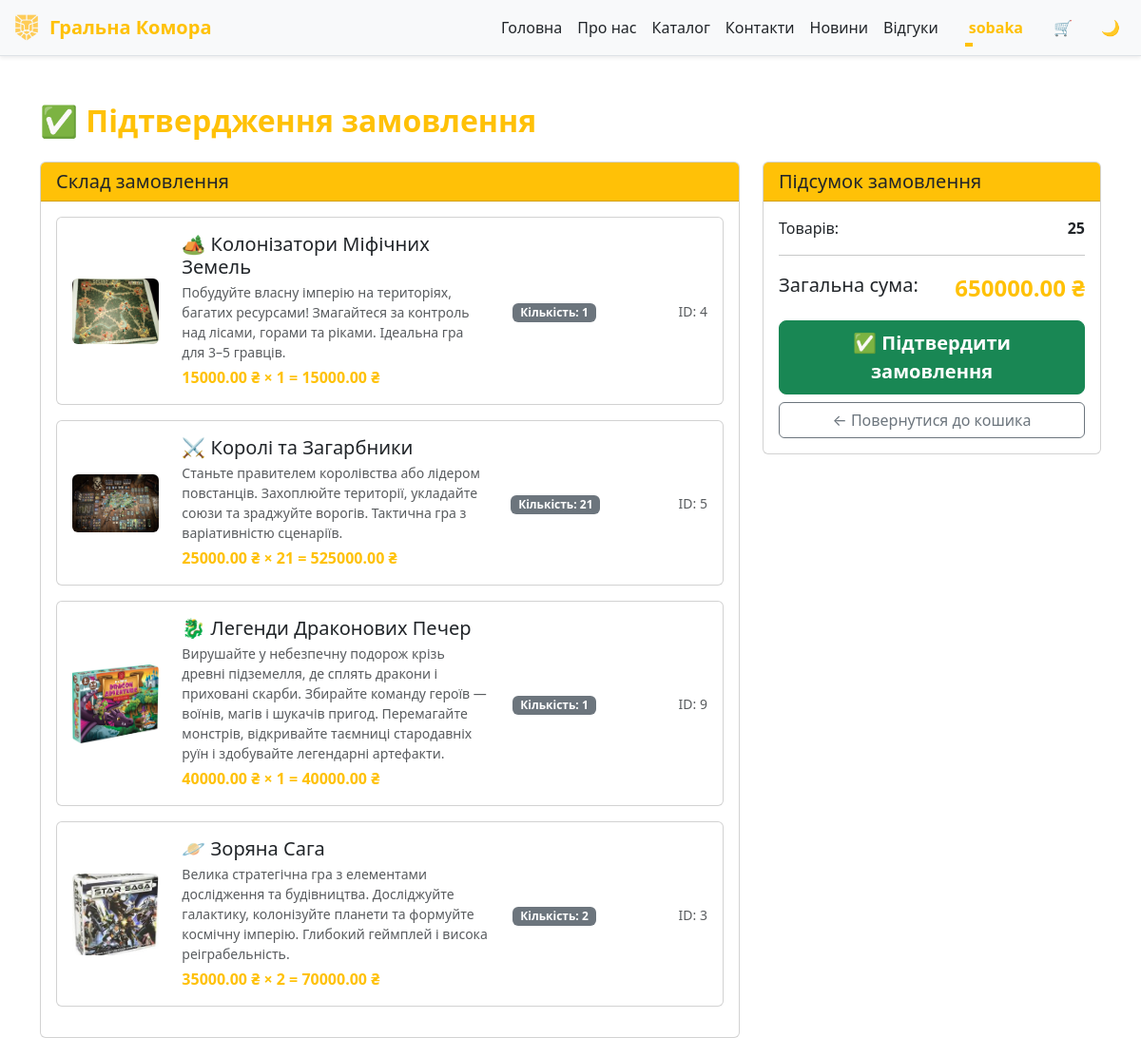
Page /checkout (signed in) on the committed database.
### app/models/user.py (models this page shows, shortened)
class User(db.Model):
    __tablename__ = 'users'
    PRIVILEGE_TIERS = {
        'Default': {
            'label': 'Default',
            'discount_percent': 0,
            'badge_class': 'secondary'
        },
        'Gold': {
            'label': 'Gold',
            'discount_percent': 5,
            'badge_class': 'warning'
        },
        'Diamond': {
            'label': 'Diamond',
            'discount_percent': 10,
            'badge_class': 'info'
        },
        'VIP': {
            'label': 'VIP',
            'discount_percent': 20,
            'badge_class': 'success'
        },
    }
    ALLOWED_STATUSES = {'User', 'Admin', 'Moder'}
    id = db.Column(db.Integer, primary_key=True, autoincrement=True)
    nickname = db.Column(db.String(80), unique=True, nullable=False)
    email = db.Column(db.String(120), unique=True, nullable=False)
    password = db.Column(db.String(200), nullable=False)
    status = db.Column(db.String(20), default='User')
    privilege = db.Column(db.String(20), default='Default')
    @property
    def privilege_info(self):
        return self.PRIVILEGE_TIERS.get(self.privilege, self.PRIVILEGE_TIERS['Default'])
    @property
    def privilege_label(self):
        return self.privilege_info['label']
    @property
    def discount_percent(self):
        return self.privilege_info['discount_percent']
    @property
    def discount_multiplier(self):
        percent = self.discount_percent
        return round(1 - (percent / 100), 2) if percent else 1.0

### app/models/desktop.py (models this page shows, shortened)
class Desktop(db.Model):
    __tablename__ = 'desktop'
    id = db.Column(db.Integer, primary_key=True)
    name = db.Column(db.String(100), nullable=False)
    description = db.Column(db.String(100), nullable=False)
    price = db.Column(db.Float, nullable=False)
    image = db.Column(db.String(255), nullable=False)

### app/models/cart.py (models this page shows, shortened)
class CartItem(db.Model):
    __tablename__ = 'cart_items'
    id = db.Column(db.Integer, primary_key=True)
    user_id = db.Column(db.Integer, db.ForeignKey('users.id'), nullable=False)
    item_id = db.Column(db.Integer, db.ForeignKey('desktop.id'), nullable=False)
    quantity = db.Column(db.Integer, default=1, nullable=False)
    user = db.relationship('User', backref='cart_items', lazy='select')
    item = db.relationship('Desktop', backref='in_carts', lazy='select')

### app/routes.py (the view)
@main.route('/checkout')
@login_required
def checkout():
    user_id = g.current_user.id
    cart_items = CartItem.query.filter_by(user_id=user_id).all()
    if not cart_items or len(cart_items) == 0:
        return redirect(url_for('main.cart'))
    carts = []
    total_amount = 0.0
    total_items = 0
    discount_multiplier = getattr(g.current_user, 'discount_multiplier', 1.0)
    discount_percent = getattr(g.current_user, 'discount_percent', 0)
    for item in cart_items:
        if not item.item:
            continue
        price_str = str(item.item.price).replace(' ', '').replace(',', '.')
        price = float(price_str) if price_str else 0.0
        item_total = price * item.quantity
        item_total_discounted = item_total * discount_multiplier
        total_amount += item_total_discounted
        total_items += item.quantity
        cart_dict = {
            'id': item.id,
            'user_id': item.user_id,
            'item_id': item.item_id,
            'quantity': item.quantity,
            'item': {
                'id': item.item.id,
                'name': item.item.name,
                'description': item.item.description,
                'price': price,
                'image': item.item.image
            },
            'total': round(item_total_discounted, 2),
            'original_total': round(item_total, 2)
        }
        carts.append(cart_dict)
    return render_template('checkout.html',
                         carts=carts,
                         total_amount=round(total_amount, 2),
                         total_items=total_items,
                         user_id=user_id,
                         discount_multiplier=discount_multiplier,
                         discount_percent=discount_percent,
                         isFooter=False)

### app/routes.py (called while the page is built)
def login_required(view_func):
    @wraps(view_func)
    def wrapper(*args, **kwargs):
        if not getattr(g, 'current_user', None):
            flash('Увійдіть, щоб продовжити.', 'warning')
            return redirect(url_for('main.index'))
        return view_func(*args, **kwargs)
    return wrapper

@main.before_app_request
def load_current_user():
    user_id = session.get('user_id')
    g.current_user = User.query.get(user_id) if user_id else None

@main.app_context_processor
def inject_current_user():
    return {'current_user': getattr(g, 'current_user', None)}

### app/templates/checkout.html (shortened to what this page needs)
{% extends 'base.html' %}
{% block content %}
<div class="container mt-5">
    <h2 class="fw-bold text-warning mb-4">✅ Підтвердження замовлення</h2>
    <div class="row">
        <div class="col-md-8">
            <div class="card">
                <div class="card-header bg-warning text-dark">
                    <h5 class="mb-0">Склад замовлення</h5>
                </div>
                <div class="card-body">
                    {% for cart in carts %}
                    <div class="card mb-3">
                        <div class="card-body">
                            <div class="row align-items-center">
                                <div class="col-md-2">
                                    <img src="{{ url_for('static', filename=cart.item.image) }}"
                                         class="img-fluid rounded"
                                         alt="{{ cart.item.name }}"
                                         style="max-height: 100px; object-fit: cover;">
                                </div>
                                <div class="col-md-6">
                                    <h5 class="card-title mb-1">{{ cart.item.name }}</h5>
                                    <p class="card-text text-muted small mb-1">{{ cart.item.description }}</p>
                                    <p class="text-warning fw-bold mb-0">
                                        {% if discount_percent and discount_percent > 0 %}
                                            {{ "%.2f"|format(cart.item.price) }} ₴ × {{ cart.quantity }} =
                                            <del class="text-muted">{{ "%.2f"|format(cart.original_total) }} ₴</del>
                                            <span class="ms-2">{{ "%.2f"|format(cart.total) }} ₴</span>
                                        {% else %}
                                            {{ "%.2f"|format(cart.item.price) }} ₴ × {{ cart.quantity }} = {{ "%.2f"|format(cart.total) }} ₴
                                        {% endif %}
                                    </p>
                                </div>
                                <div class="col-md-2 text-center">
                                    <span class="badge bg-secondary">Кількість: {{ cart.quantity }}</span>
                                </div>
                                <div class="col-md-2 text-end">
                                    <span class="text-muted small">ID: {{ cart.item.id }}</span>
                                </div>
                            </div>
                        </div>
                    </div>
                    {% endfor %}
                </div>
            </div>
        </div>
        <div class="col-md-4">
            <div class="card">
                <div class="card-header bg-warning text-dark">
                    <h5 class="mb-0">Підсумок замовлення</h5>
                </div>
                <div class="card-body">
                    <div class="d-flex justify-content-between mb-2">
                        <span>Товарів:</span>
                        <strong>{{ total_items }}</strong>
                    </div>
                    <hr>
                    <div class="d-flex justify-content-between mb-3">
                        <span class="fs-5">Загальна сума:</span>
                        <strong class="text-warning fs-4">{{ "%.2f"|format(total_amount) }} ₴</strong>
                    </div>
                    <form method="POST" action="{{ url_for('main.add_order') }}">
                        <div class="d-grid gap-2">
                            <button type="submit" class="btn btn-success btn-lg fw-bold">
                                ✅ Підтвердити замовлення
                            </button>
                            <a href="{{ url_for('main.cart') }}" class="btn btn-outline-secondary">
                                ← Повернутися до кошика
                            </a>
                        </div>
                    </form>
                </div>
            </div>
        </div>
    </div>
</div>
{% endblock %}

### app/templates/base.html (shortened to what this page needs)
<!DOCTYPE html>
<html lang="uk" data-bs-theme="auto">
<head>
    <link rel="stylesheet" href="{{ url_for('static', filename='css/style.css') }}">
    <link rel="stylesheet" href="{{ url_for('static', filename='css/feedback.css') }}">
    <link rel="stylesheet" href="{{ url_for('static', filename='css/loader.css') }}">
    <link href="https://cdn.jsdelivr.net/npm/bootstrap@5.3.3/dist/css/bootstrap.min.css" rel="stylesheet"
>
    <link rel="stylesheet" href="https://cdnjs.cloudflare.com/ajax/libs/font-awesome/6.4.0/css/all.min.css" />
    <link rel="stylesheet" href="https://cdnjs.cloudflare.com/ajax/libs/animate.css/4.1.1/animate.min.css" />
</head>
<body data-user-auth="{{ 'true' if current_user else 'false' }}">
    {% if isHeader is not defined or isHeader %}
    {% include 'components/header.html' %}
    {% endif %}
    <main>
        {% block content %}
        {% endblock %}
    </main>
</body>
</html>

### app/templates/components/header.html (shortened to what this page needs)
<header class="navbar fixed-top navbar-expand-lg border-bottom bg-body-tertiary shadow-sm animate-navbar">
  <div class="container-fluid">
    <a href="/" class="navbar-brand d-flex align-items-center animate__animated animate__fadeInLeft"
      style="animation-delay: 0.5s; animation-fill-mode: both;">
      <img src="static/images/logo.png" alt="Logo" width="32" height="32" class="me-2">
      <span class="fw-bold text-warning">Гральна Комора</span>
    </a>
    <div class="collapse navbar-collapse justify-content-end" id="navbarNav">
      <ul class="navbar-nav align-items-center mb-2 mb-lg-0">
        <li class="nav-item"><a href="/" class="nav-link">Головна</a></li>
        <li class="nav-item"><a href="/about" class="nav-link">Про нас</a></li>
        <li class="nav-item"><a href="/catalog" class="nav-link">Каталог</a></li>
        <li class="nav-item"><a href="/contacts" class="nav-link">Контакти</a></li>
        <li class="nav-item"><a href="/news" class="nav-link">Новини</a></li>
        {% if current_user %}
        <li class="nav-item"><a href="/feedback" class="nav-link">Відгуки</a></li>
        {% endif %}
        {% if not current_user %}
        <li class="nav-item d-none d-lg-block ms-2">
          <button id="login-desktop"
            class="login-btn desktop d-none d-lg-flex align-items-center justify-content-center ms-3">
            <div class="svg-wrapper-1">
              <div class="svg-wrapper">
                <svg xmlns="http://www.w3.org/2000/svg" viewBox="0 0 512 512" width="24" height="24">
                  <path
                    d="M256 0C114.6 0 0 114.6 0 256s114.6 256 256 256 256-114.6 256-256S397.4 0 256 0zm0 80c48.6 0 88 39.4 88 88s-39.4 88-88 88-88-39.4-88-88 39.4-88 88-88zm0 384c-52.9 0-99.8-23.9-131.4-61.4 2.1-43.8 87.6-67.9 131.4-67.9s129.3 24.1 131.4 67.9C355.8 440.1 308.9 464 256 464z" />
                </svg>
              </div>
            </div>
            <span>Вхід</span>
          </button>
        </li>
        {% else %}
        <li class="nav-item dropdown d-none d-lg-block ms-3">
          <a class="nav-link dropdown-toggle fw-semibold text-warning" href="#" role="button"
            data-bs-toggle="dropdown" aria-expanded="false">
            {{ current_user.nickname }}
          </a>
        </li>
        {% endif %}
        <li class="nav-item d-none d-lg-block ms-2">
          <a href="/cart" class="text-decoration-none" data-cart-link="true">
            <button id="cart-button-desktop"
              class="nav-btn btn-yellow-hover rounded-circle border-0 p-2 d-none d-lg-inline-flex ms-lg-2 position-relative"
              style="width: 40px; height: 40px;" aria-label="Відкрити кошик">
              🛒
            </button>
          </a>
        </li>
        <li class="nav-item d-none d-lg-block ms-2">
          <button id="theme-toggle-desktop" class="nav-btn rounded-circle border-0 p-2"
            style="width: 40px; height: 40px;">
          </button>
        </li>
      </ul>
    </div>
  </div>
</header>

### app/static/css/style.css (style rules this page uses)
:root, [data-bs-theme="light"] { --bs-body-bg: #f8f9fa; --bs-body-color: #212529; --bs-primary: #EF8354; --bs-secondary: #4e555b; --nav-btn-hover-bg: #4e555b; --login-color: #e0e1e3; --login-color1: #f8f9fa; }
.animate-navbar { animation: fadeIn 1.2s ease-out, slideDown 1.2s ease-out; }
.navbar.fixed-top { z-index: 1050; }
.nav-link { position: relative; transition: color 0.3s ease-in-out; color: var(--bs-body-color) !important; text-decoration: none; }
.nav-link::after { content: ''; position: absolute; bottom: 0; left: 0; height: 2px; width: 0; background-color: #ffc107; transition: width 0.3s ease-in-out; }
body { padding-top: 60px; transition: background-color 0.5s ease, color 0.5s ease; position: relative; overflow-x: hidden; }
.nav-btn { width: 40px; height: 40px; border: none; background: none; box-shadow: none; }
.nav-btn { width: 40px; height: 40px; border: none; background: none; box-shadow: none; cursor: pointer; border-radius: 50%; transition: background 0.3s ease-in-out, box-shadow 0.3s ease-in-out, transform 0.2s ease-in-out; }
.card { animation: fadeInUp 0.6s ease-out; animation-fill-mode: both; }
.card:nth-child(1) { animation-delay: 0.1s; }
.card:nth-child(2) { animation-delay: 0.2s; }
.card:nth-child(3) { animation-delay: 0.3s; }
.card:nth-child(4) { animation-delay: 0.4s; }
.card .btn { transition: all 0.3s cubic-bezier(0.68, -0.55, 0.265, 1.55); }
.badge { animation: pulse 2s infinite; }

### app/static/css/feedback.css (style rules this page uses)
:root, [data-bs-theme="light"] { --bs-body-bg: #f8f9fa; --input-color: #e0e1e3; --border-color: #ced4da; --focus-shadow-color: rgba(255, 193, 7, 0.5); --focus-border-color: #ffc107; --focus-bg-color: #ffffff; --focus-text-color: #212529; }

### rows in the picture
User: nickname "sobaka"
Desktop: image (picture), item.name "🏕️ Колонізатори Міфічних Земель", item.description "Побудуйте власну імперію на територіях, багатих ресурсами! Змагайтеся за контроль над лісами, горами та ріками. Ідеальна гра для 3–5 гравців."
CartItem: image (picture), item.name "⚔️ Королі та Загарбники", item.description "Станьте правителем королівства або лідером повстанців. Захоплюйте території, укладайте союзи та зраджуйте ворогів. Тактична гра з варіативністю сценаріїв.", item.price "25000.00", quantity "21", total "525000.00", item.id "5"
CartItem: image (picture), item.name "🐉 Легенди Драконових Печер", item.description "Вирушайте у небезпечну подорож крізь древні підземелля, де сплять дракони і приховані скарби. Збирайте команду героїв — воїнів, магів і шукачів пригод. Перемагайте монстрів, відкривайте таємниці стародавніх руїн і здобувайте легендарні артефакти.", item.price "40000.00", quantity "1", total "40000.00", item.id "9"
CartItem: image (picture), item.name "🪐 Зоряна Сага", item.description "Велика стратегічна гра з елементами дослідження та будівництва. Досліджуйте галактику, колонізуйте планети та формуйте космічну імперію. Глибокий геймплей і висока реіграбельність.", item.price "35000.00", quantity "2", total "70000.00", item.id "3"

### other values in the picture
{{ "%.2f"|format(cart.item.price) }} "15000.00"
{{ cart.quantity }} "1"
{{ "%.2f"|format(cart.total) }} "15000.00"
{{ cart.item.id }} "4"
{{ total_items }} "25"
{{ "%.2f"|format(total_amount) }} "650000.00"
